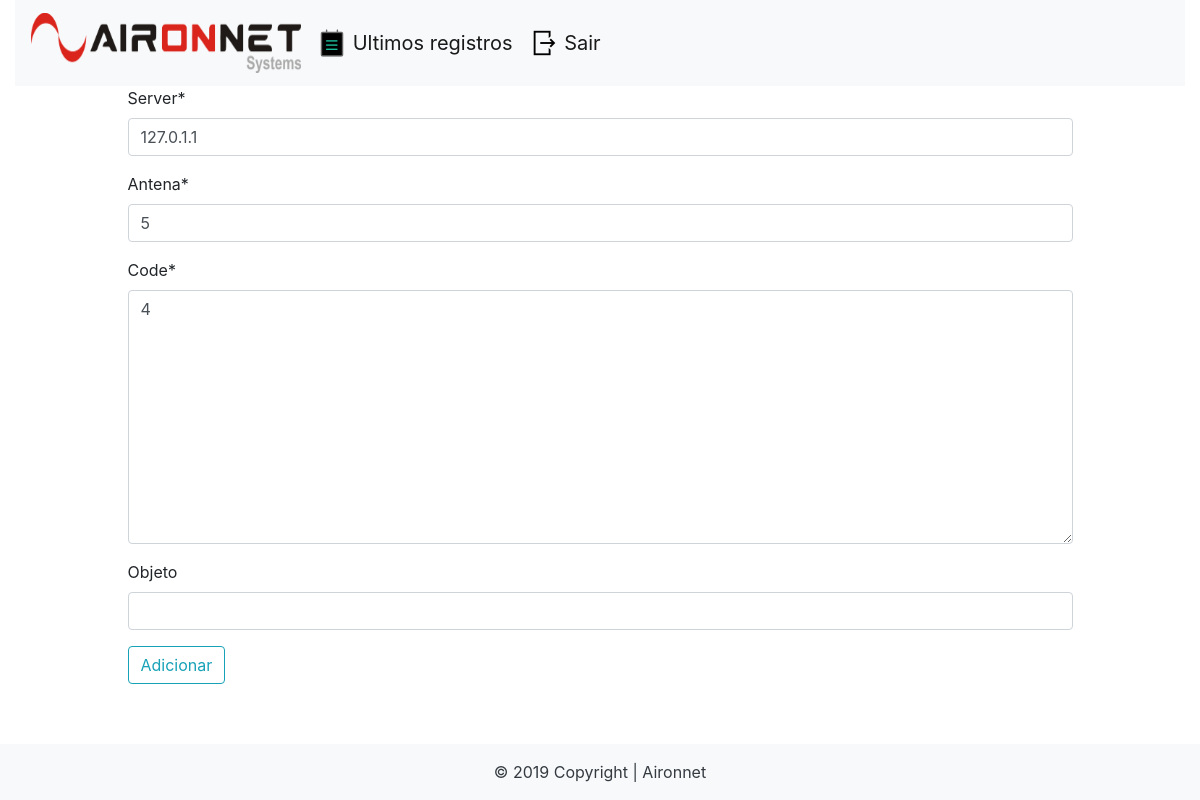
Screenshot of /lista/cadastro/179 (signed in) with the database file from the repository.
### list/models.py (models this page shows, shortened)
class Objeto(models.Model):
	server = models.CharField(max_length=15)
	antena = models.CharField(max_length=10)
	date = models.DateTimeField(default=datetime.now)
	code = models.TextField()
	objeto = models.CharField(max_length=100)

### list/views.py (the view)
# urls.py: path('lista/cadastro/<int:id>', views.add, name='add-objeto'),
@login_required
def add(request, id):
	objt = get_object_or_404(Objeto, pk=id)
	hist = Historico.objects.filter(code=objt.code).last()
	formHist = HistForm(instance=hist)
	form = ObjForm(instance=objt)
	template_name = 'add.html'
	if request.method == 'POST':
		form = ObjForm(request.POST, instance=objt)
		if form.is_valid():
			hist.objeto = objt.objeto
			hist.save()
			objt.save()
			return redirect('/lista')
		else:
			return render(request, template_name, {'form':form})
	else:
		return render(request, template_name, {'form': form})

### list/forms.py
class ObjForm(forms.ModelForm):
	objeto = forms.CharField(max_length=100, required=False)
	class Meta:
		model = Objeto
		fields = ('server', 'antena', 'code', 'objeto')

### list/templates/add.html (shortened to what this page needs)
{% extends 'base.html' %}
{% load crispy_forms_tags %}
{% block content %}
<div class="offset-1 col-10 list-div">
	<form method="POST">
		{{ form|crispy }}
		<button class="btn btn-outline-info my-2 my-sm-0" type="submit" onclick="return confirm('Adicionar objeto ?')">Adicionar</button>
	</form>
</div>
{% endblock %}

### list/static/css/style.css (style rules this page uses)
button { border:none; cursor: pointer; }

### rows the page displays
Objeto: server "127.0.1.1", antena "5", code "4"
